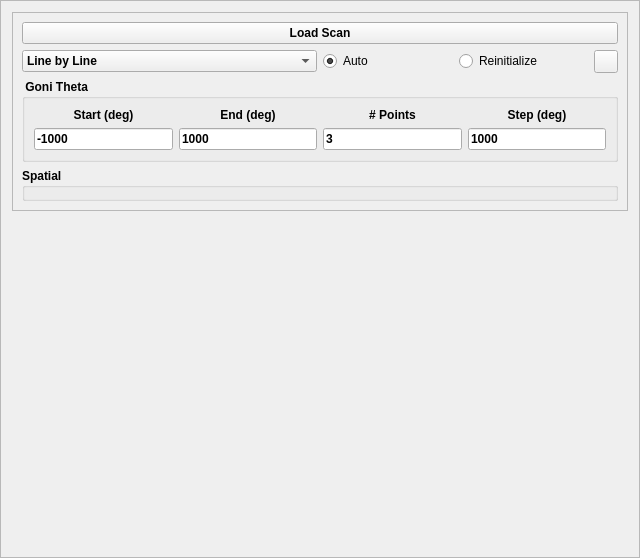
<?xml version="1.0" encoding="UTF-8"?>
<ui version="4.0">
 <class>Frame</class>
 <widget class="QFrame" name="Frame">
  <property name="geometry">
   <rect>
    <x>0</x>
    <y>0</y>
    <width>640</width>
    <height>558</height>
   </rect>
  </property>
  <property name="focusPolicy">
   <enum>Qt::StrongFocus</enum>
  </property>
  <property name="windowTitle">
   <string>Frame</string>
  </property>
  <property name="frameShape">
   <enum>QFrame::StyledPanel</enum>
  </property>
  <property name="frameShadow">
   <enum>QFrame::Raised</enum>
  </property>
  <layout class="QVBoxLayout" name="verticalLayout_7">
   <item>
    <widget class="QFrame" name="frame">
     <property name="maximumSize">
      <size>
       <width>650</width>
       <height>16777215</height>
      </size>
     </property>
     <property name="frameShape">
      <enum>QFrame::StyledPanel</enum>
     </property>
     <property name="frameShadow">
      <enum>QFrame::Raised</enum>
     </property>
     <layout class="QVBoxLayout" name="verticalLayout_6">
      <item>
       <widget class="QPushButton" name="loadScanBtn">
        <property name="font">
         <font>
          <weight>75</weight>
          <bold>true</bold>
         </font>
        </property>
        <property name="text">
         <string>Load Scan</string>
        </property>
       </widget>
      </item>
      <item>
       <layout class="QHBoxLayout" name="horizontalLayout_4">
        <item>
         <widget class="QComboBox" name="scanTypeSelComboBox">
          <property name="enabled">
           <bool>true</bool>
          </property>
          <property name="font">
           <font>
            <weight>75</weight>
            <bold>true</bold>
           </font>
          </property>
          <property name="layoutDirection">
           <enum>Qt::LeftToRight</enum>
          </property>
          <property name="currentIndex">
           <number>1</number>
          </property>
          <property name="maxVisibleItems">
           <number>2</number>
          </property>
          <item>
           <property name="text">
            <string>Point by Point</string>
           </property>
          </item>
          <item>
           <property name="text">
            <string>Line by Line</string>
           </property>
          </item>
         </widget>
        </item>
        <item>
         <layout class="QHBoxLayout" name="horizontalLayout_3">
          <item>
           <widget class="QRadioButton" name="autoDDLRadBtn">
            <property name="enabled">
             <bool>true</bool>
            </property>
            <property name="text">
             <string>Auto</string>
            </property>
            <property name="checked">
             <bool>true</bool>
            </property>
           </widget>
          </item>
          <item>
           <widget class="QRadioButton" name="reinitDDLRadBtn">
            <property name="enabled">
             <bool>true</bool>
            </property>
            <property name="text">
             <string>Reinitialize</string>
            </property>
            <property name="checked">
             <bool>false</bool>
            </property>
           </widget>
          </item>
          <item>
           <widget class="QToolButton" name="hdwAccelDetailsBtn">
            <property name="text">
             <string/>
            </property>
            <property name="icon">
             <iconset>
              <normaloff>../../../icons/1318611600_23.ico</normaloff>../../../icons/1318611600_23.ico</iconset>
            </property>
           </widget>
          </item>
         </layout>
        </item>
       </layout>
      </item>
      <item>
       <widget class="QGroupBox" name="groupBox">
        <property name="font">
         <font>
          <weight>75</weight>
          <bold>true</bold>
         </font>
        </property>
        <property name="title">
         <string> Goni Theta </string>
        </property>
        <layout class="QHBoxLayout" name="horizontalLayout">
         <item>
          <layout class="QVBoxLayout" name="verticalLayout_3">
           <item>
            <widget class="QLabel" name="label_23">
             <property name="font">
              <font>
               <weight>75</weight>
               <bold>true</bold>
              </font>
             </property>
             <property name="text">
              <string>Start (deg)</string>
             </property>
             <property name="alignment">
              <set>Qt::AlignCenter</set>
             </property>
            </widget>
           </item>
           <item>
            <widget class="QLineEdit" name="startGTFld">
             <property name="text">
              <string>-1000</string>
             </property>
            </widget>
           </item>
          </layout>
         </item>
         <item>
          <layout class="QVBoxLayout" name="verticalLayout_5">
           <item>
            <widget class="QLabel" name="label_24">
             <property name="font">
              <font>
               <weight>75</weight>
               <bold>true</bold>
              </font>
             </property>
             <property name="text">
              <string>End (deg)</string>
             </property>
             <property name="alignment">
              <set>Qt::AlignCenter</set>
             </property>
            </widget>
           </item>
           <item>
            <widget class="QLineEdit" name="endGTFld">
             <property name="text">
              <string>1000</string>
             </property>
            </widget>
           </item>
          </layout>
         </item>
         <item>
          <layout class="QVBoxLayout" name="verticalLayout_4">
           <item>
            <widget class="QLabel" name="label_25">
             <property name="font">
              <font>
               <weight>75</weight>
               <bold>true</bold>
              </font>
             </property>
             <property name="text">
              <string># Points</string>
             </property>
             <property name="alignment">
              <set>Qt::AlignCenter</set>
             </property>
            </widget>
           </item>
           <item>
            <widget class="QLineEdit" name="npointsGTFld">
             <property name="text">
              <string>3</string>
             </property>
            </widget>
           </item>
          </layout>
         </item>
         <item>
          <layout class="QVBoxLayout" name="verticalLayout_2">
           <item>
            <widget class="QLabel" name="label_56">
             <property name="font">
              <font>
               <weight>75</weight>
               <bold>true</bold>
              </font>
             </property>
             <property name="text">
              <string>Step (deg)</string>
             </property>
             <property name="alignment">
              <set>Qt::AlignCenter</set>
             </property>
            </widget>
           </item>
           <item>
            <widget class="QLineEdit" name="stepGTFld">
             <property name="text">
              <string>1000</string>
             </property>
            </widget>
           </item>
          </layout>
         </item>
        </layout>
       </widget>
      </item>
      <item>
       <widget class="QGroupBox" name="evGrpBox">
        <property name="maximumSize">
         <size>
          <width>16777215</width>
          <height>16777215</height>
         </size>
        </property>
        <property name="font">
         <font>
          <weight>75</weight>
          <bold>true</bold>
         </font>
        </property>
        <property name="title">
         <string>Spatial</string>
        </property>
        <layout class="QVBoxLayout" name="verticalLayout">
         <property name="spacing">
          <number>5</number>
         </property>
         <property name="leftMargin">
          <number>5</number>
         </property>
         <property name="topMargin">
          <number>5</number>
         </property>
         <property name="rightMargin">
          <number>2</number>
         </property>
         <property name="bottomMargin">
          <number>5</number>
         </property>
         <item>
          <layout class="QHBoxLayout" name="horizontalLayout_2"/>
         </item>
        </layout>
       </widget>
      </item>
     </layout>
    </widget>
   </item>
   <item>
    <spacer name="verticalSpacer">
     <property name="orientation">
      <enum>Qt::Vertical</enum>
     </property>
     <property name="sizeHint" stdset="0">
      <size>
       <width>20</width>
       <height>341</height>
      </size>
     </property>
    </spacer>
   </item>
  </layout>
 </widget>
 <resources/>
 <connections/>
</ui>
